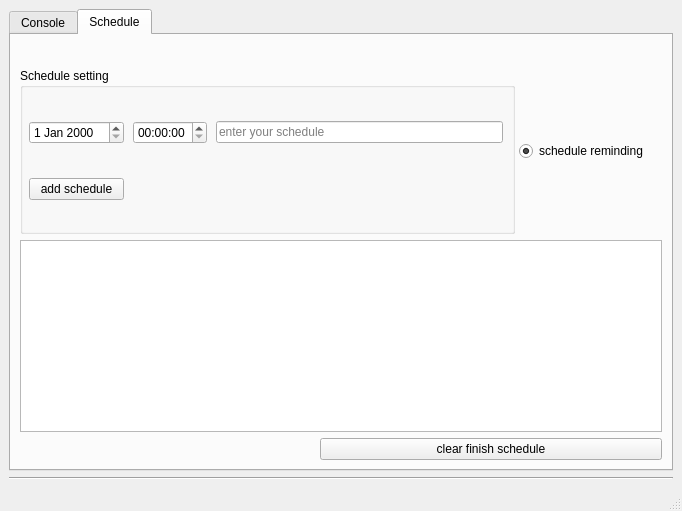
<?xml version="1.0" encoding="UTF-8"?>
<ui version="4.0">
 <class>MainWindow</class>
 <widget class="QMainWindow" name="MainWindow">
  <property name="geometry">
   <rect>
    <x>0</x>
    <y>0</y>
    <width>682</width>
    <height>511</height>
   </rect>
  </property>
  <property name="acceptDrops">
   <bool>true</bool>
  </property>
  <property name="windowTitle">
   <string>pet console</string>
  </property>
  <widget class="QWidget" name="centralwidget">
   <layout class="QGridLayout" name="gridLayout">
    <item row="0" column="0">
     <layout class="QVBoxLayout" name="verticalLayout">
      <item>
       <widget class="QTabWidget" name="tabWidget">
        <property name="currentIndex">
         <number>1</number>
        </property>
        <widget class="QWidget" name="console">
         <attribute name="title">
          <string>Console</string>
         </attribute>
         <layout class="QHBoxLayout" name="horizontalLayout_5">
          <item>
           <layout class="QVBoxLayout" name="verticalLayout_6">
            <item>
             <widget class="QGroupBox" name="groupBox">
              <property name="title">
               <string>Model setting</string>
              </property>
              <layout class="QVBoxLayout" name="verticalLayout_4">
               <item>
                <widget class="QRadioButton" name="showModelBtn">
                 <property name="text">
                  <string>show model</string>
                 </property>
                 <property name="checked">
                  <bool>true</bool>
                 </property>
                 <property name="autoExclusive">
                  <bool>false</bool>
                 </property>
                </widget>
               </item>
               <item>
                <widget class="QRadioButton" name="freeMoveBtn">
                 <property name="text">
                  <string>model freemove</string>
                 </property>
                 <property name="autoExclusive">
                  <bool>false</bool>
                 </property>
                </widget>
               </item>
               <item>
                <widget class="QRadioButton" name="soundsEffectBtn">
                 <property name="text">
                  <string>sounds effect</string>
                 </property>
                 <property name="autoExclusive">
                  <bool>false</bool>
                 </property>
                </widget>
               </item>
              </layout>
             </widget>
            </item>
           </layout>
          </item>
          <item>
           <widget class="Line" name="line">
            <property name="orientation">
             <enum>Qt::Vertical</enum>
            </property>
           </widget>
          </item>
          <item>
           <layout class="QVBoxLayout" name="verticalLayout_7">
            <item>
             <layout class="QVBoxLayout" name="verticalLayout_9">
              <item>
               <widget class="QLabel" name="walkingSpeedLable">
                <property name="sizePolicy">
                 <sizepolicy hsizetype="Fixed" vsizetype="Fixed">
                  <horstretch>0</horstretch>
                  <verstretch>0</verstretch>
                 </sizepolicy>
                </property>
                <property name="text">
                 <string>walking speed: 2</string>
                </property>
               </widget>
              </item>
              <item>
               <widget class="QSlider" name="walkingSpeedSlider">
                <property name="sizePolicy">
                 <sizepolicy hsizetype="Minimum" vsizetype="Fixed">
                  <horstretch>0</horstretch>
                  <verstretch>0</verstretch>
                 </sizepolicy>
                </property>
                <property name="maximum">
                 <number>3</number>
                </property>
                <property name="value">
                 <number>2</number>
                </property>
                <property name="orientation">
                 <enum>Qt::Horizontal</enum>
                </property>
               </widget>
              </item>
              <item>
               <layout class="QVBoxLayout" name="verticalLayout_10">
                <item>
                 <widget class="QLabel" name="soundValueLabel">
                  <property name="sizePolicy">
                   <sizepolicy hsizetype="Fixed" vsizetype="Fixed">
                    <horstretch>0</horstretch>
                    <verstretch>0</verstretch>
                   </sizepolicy>
                  </property>
                  <property name="text">
                   <string>sound value: 50</string>
                  </property>
                 </widget>
                </item>
                <item>
                 <widget class="QSlider" name="soundValueSlider">
                  <property name="sizePolicy">
                   <sizepolicy hsizetype="Minimum" vsizetype="Fixed">
                    <horstretch>0</horstretch>
                    <verstretch>0</verstretch>
                   </sizepolicy>
                  </property>
                  <property name="value">
                   <number>50</number>
                  </property>
                  <property name="orientation">
                   <enum>Qt::Horizontal</enum>
                  </property>
                 </widget>
                </item>
               </layout>
              </item>
              <item>
               <spacer name="verticalSpacer">
                <property name="orientation">
                 <enum>Qt::Vertical</enum>
                </property>
                <property name="sizeType">
                 <enum>QSizePolicy::Maximum</enum>
                </property>
                <property name="sizeHint" stdset="0">
                 <size>
                  <width>25</width>
                  <height>195</height>
                 </size>
                </property>
               </spacer>
              </item>
              <item>
               <widget class="Line" name="line_2">
                <property name="orientation">
                 <enum>Qt::Horizontal</enum>
                </property>
               </widget>
              </item>
              <item>
               <layout class="QHBoxLayout" name="horizontalLayout_6">
                <item>
                 <widget class="QPushButton" name="resourceFileBtn">
                  <property name="text">
                   <string>open resource file</string>
                  </property>
                 </widget>
                </item>
                <item>
                 <widget class="QPushButton" name="resetBtn">
                  <property name="text">
                   <string>reset</string>
                  </property>
                 </widget>
                </item>
               </layout>
              </item>
             </layout>
            </item>
           </layout>
          </item>
         </layout>
        </widget>
        <widget class="QWidget" name="schedule">
         <attribute name="title">
          <string>Schedule</string>
         </attribute>
         <layout class="QVBoxLayout" name="verticalLayout_8">
          <property name="sizeConstraint">
           <enum>QLayout::SetNoConstraint</enum>
          </property>
          <property name="topMargin">
           <number>29</number>
          </property>
          <item>
           <layout class="QHBoxLayout" name="horizontalLayout_7">
            <property name="spacing">
             <number>4</number>
            </property>
            <property name="topMargin">
             <number>4</number>
            </property>
            <property name="rightMargin">
             <number>14</number>
            </property>
            <item>
             <widget class="QGroupBox" name="groupBox_2">
              <property name="title">
               <string>Schedule setting</string>
              </property>
              <layout class="QGridLayout" name="gridLayout_4" rowstretch="5,0" columnstretch="0,0,0">
               <property name="sizeConstraint">
                <enum>QLayout::SetNoConstraint</enum>
               </property>
               <property name="leftMargin">
                <number>6</number>
               </property>
               <property name="bottomMargin">
                <number>6</number>
               </property>
               <property name="horizontalSpacing">
                <number>9</number>
               </property>
               <property name="verticalSpacing">
                <number>10</number>
               </property>
               <item row="0" column="0">
                <widget class="QDateEdit" name="dateEdit"/>
               </item>
               <item row="0" column="2">
                <widget class="QLineEdit" name="ScheduleEdit">
                 <property name="placeholderText">
                  <string>enter your schedule</string>
                 </property>
                </widget>
               </item>
               <item row="0" column="1">
                <widget class="QTimeEdit" name="timeEdit"/>
               </item>
               <item row="1" column="0">
                <widget class="QPushButton" name="addScheduleBtn">
                 <property name="text">
                  <string>add schedule</string>
                 </property>
                </widget>
               </item>
               <item row="1" column="1" colspan="2">
                <widget class="QLabel" name="stateLable">
                 <property name="text">
                  <string/>
                 </property>
                </widget>
               </item>
              </layout>
             </widget>
            </item>
            <item>
             <widget class="QRadioButton" name="radioButton">
              <property name="text">
               <string>schedule reminding</string>
              </property>
              <property name="checked">
               <bool>true</bool>
              </property>
             </widget>
            </item>
           </layout>
          </item>
          <item>
           <widget class="QTableView" name="ScheduleListView">
            <property name="selectionBehavior">
             <enum>QAbstractItemView::SelectItems</enum>
            </property>
            <property name="textElideMode">
             <enum>Qt::ElideNone</enum>
            </property>
            <attribute name="horizontalHeaderCascadingSectionResizes">
             <bool>true</bool>
            </attribute>
            <attribute name="horizontalHeaderDefaultSectionSize">
             <number>220</number>
            </attribute>
            <attribute name="horizontalHeaderHighlightSections">
             <bool>false</bool>
            </attribute>
            <attribute name="horizontalHeaderStretchLastSection">
             <bool>true</bool>
            </attribute>
            <attribute name="verticalHeaderDefaultSectionSize">
             <number>30</number>
            </attribute>
           </widget>
          </item>
          <item>
           <layout class="QHBoxLayout" name="horizontalLayout">
            <item>
             <spacer name="horizontalSpacer">
              <property name="orientation">
               <enum>Qt::Horizontal</enum>
              </property>
              <property name="sizeType">
               <enum>QSizePolicy::Maximum</enum>
              </property>
              <property name="sizeHint" stdset="0">
               <size>
                <width>300</width>
                <height>20</height>
               </size>
              </property>
             </spacer>
            </item>
            <item>
             <widget class="QPushButton" name="clearFinishTaskBtn">
              <property name="text">
               <string>clear finish schedule</string>
              </property>
             </widget>
            </item>
           </layout>
          </item>
         </layout>
        </widget>
       </widget>
      </item>
      <item>
       <widget class="Line" name="line_3">
        <property name="orientation">
         <enum>Qt::Horizontal</enum>
        </property>
       </widget>
      </item>
     </layout>
    </item>
   </layout>
  </widget>
  <widget class="QMenuBar" name="menubar">
   <property name="geometry">
    <rect>
     <x>0</x>
     <y>0</y>
     <width>682</width>
     <height>18</height>
    </rect>
   </property>
  </widget>
  <widget class="QStatusBar" name="statusbar"/>
 </widget>
 <resources/>
 <connections/>
</ui>
